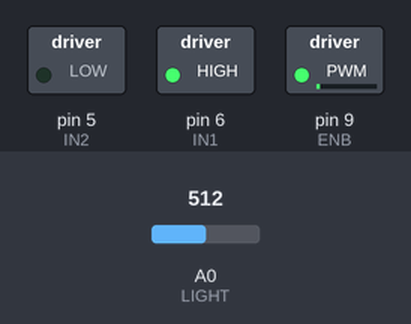
The sketch below on a simulated Arduino Uno, built with avr-gcc and run on an emulated ATmega328P. On the bench: switched loads named in the sketch (green lamp = pin HIGH). Inputs (shaded band) come from the test bench; at power-on: A0 (LIGHT) = 512. What the sketch prints to the serial monitor is not drawn.

Above: at 0.1 s.
Timing chart, 0 to 1.6 s (numbered marks = the images above):
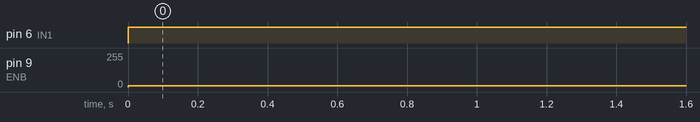

Measured:
- by itself, pin 6 (IN1): LOW → HIGH at 0.00 s
- by itself, pin 9 (ENB): 0/255 → 10/255 at 0.00 s

The sketch:

DC_Anhsang.ino
```cpp
int IN1 = 6;
int IN2 = 5;
int ENB = 9;
int LIGHT = A0;
int val = 0;
int speedMotor = 0;

void setup() {
  pinMode(IN1, OUTPUT);
  pinMode(IN2, OUTPUT);
  pinMode(ENB, OUTPUT);
  Serial.begin(9600);
}

void loop() {
  // Đọc giá trị ánh sáng (0-1023)
  val = analogRead(LIGHT);
  Serial.print("Light value: ");
  Serial.println(val);

  // Nếu ánh sáng mạnh hơn 500 -> chạy tốc độ tối đa
  if (val > 100) {
    speedMotor = 255;
  }
  // Ngược lại -> chạy chậm hơn
  else {
    speedMotor = 10;
  }

  // Cho động cơ quay thuận
  digitalWrite(IN1, HIGH);
  digitalWrite(IN2, LOW);

  // Xuất tín hiệu PWM điều khiển tốc độ
  analogWrite(ENB, 10);

  // In ra tốc độ để kiểm tra
  Serial.print("Motor speed (PWM): ");
  Serial.println(10);

  delay(200);
}
```
